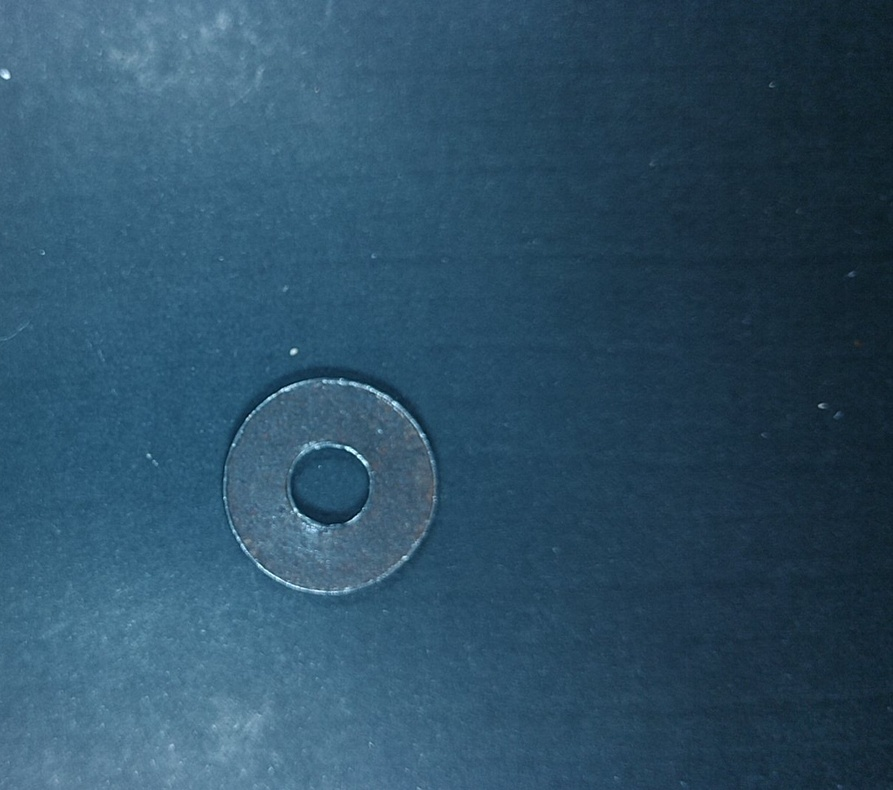
#> input picture Data Base/ZArandelas/photo0.jpg, 893 x 790 px, shrunk from 1220 x 1080 before the run, found by its file name
$ python contadorObj2.py
#> lines starting #> are read from the running program, lines starting #| are printed output that depends on the picture; after the words box and inside, x2 and y2 are one past the last pixel; in counts of white or black regions, pixels touching at a corner belong together
import cv2

imagen = cv2.imread('Data Base/YTrain/ZArandelas/photo0.jpg')
#> imagen is the input picture: shape (790, 893, 3); mean B, G, R 102.7, 80.2, 46
# [4 lines of commented-out code are left out]

grises = cv2.cvtColor(imagen, cv2.COLOR_BGR2GRAY)
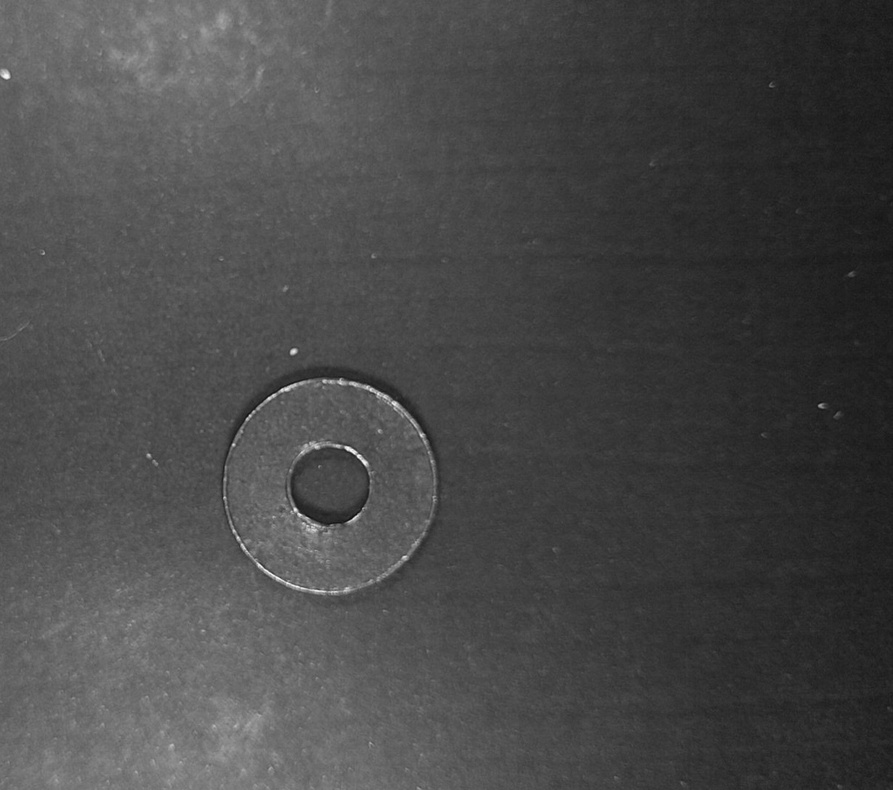
#> grises: shape (790, 893); min 16, max 245, mean 72.5
_,th =  cv2.threshold(grises, 240, 255, cv2.THRESH_BINARY_INV)
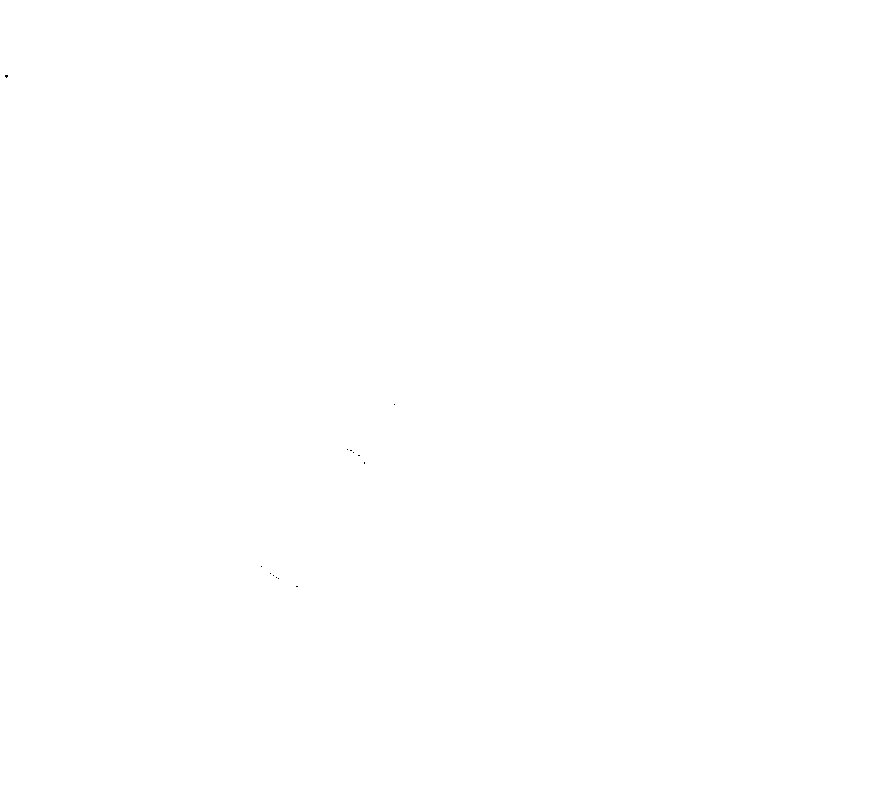
#> th: shape (790, 893); 100% white; black in thin lines or dots, all inside (x1, y1, x2, y2) = (5, 75, 395, 587)

#Para OpenCV 4
cnts,_ = cv2.findContours(th, cv2.RETR_EXTERNAL,
	cv2.CHAIN_APPROX_SIMPLE)
#> cnts = [[[0, 0], [0, 789], [892, 789], [892, 0]]]

cv2.drawContours(imagen, cnts, -1, (255,0,0),2)
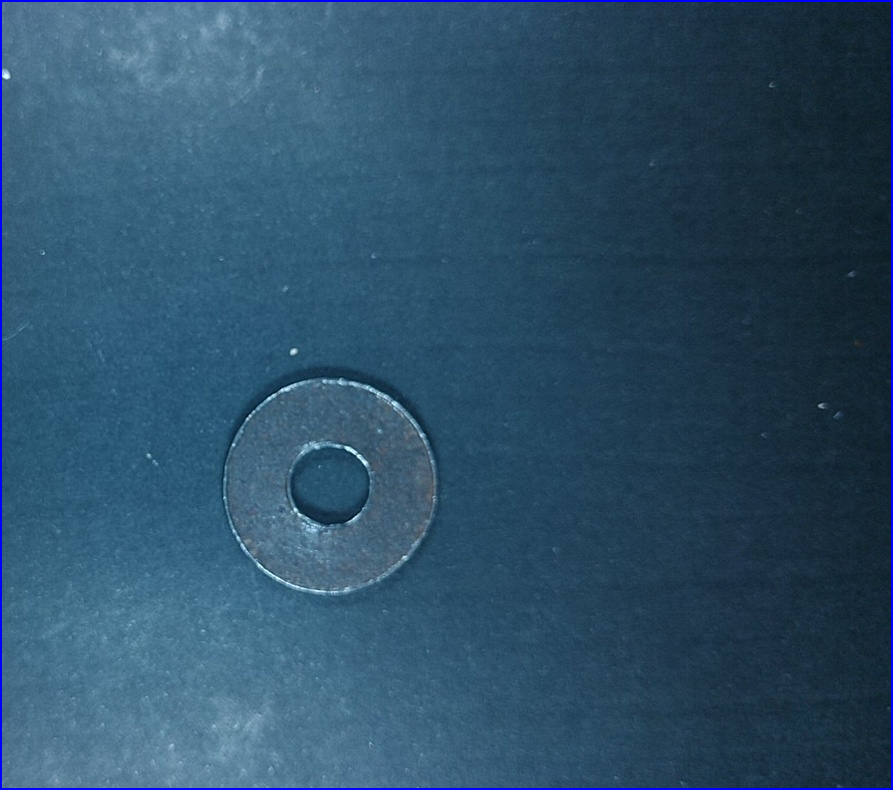
#> imagen: shape (790, 893, 3); 0.95% of pixels changed, all inside (x1, y1, x2, y2) = (0, 0, 893, 790)
#print('Contornos: ', len(cnts))

font = cv2.FONT_HERSHEY_SIMPLEX
i=0
for c in cnts:
	M=cv2.moments(c)
	if (M["m00"]==0): M["m00"]=1
	x=int(M["m10"]/M["m00"])
	y=int(M['m01']/M['m00'])

	mensaje = 'Num :' + str(i+1)
	cv2.putText(imagen,mensaje,(x-40,y),font,0.75,
		(255,0,0),2,cv2.LINE_AA)
	cv2.drawContours(imagen, [c], 0, (255,0,0),2)
	cv2.waitKey(0)
	i = i+1
#> this loop made 1 pass
#> (c, x, y, mensaje, i) on pass 1: ([[0, 0], [0, 789], [892, 789], [892, 0]], 446, 394, 'Num :1', 1)
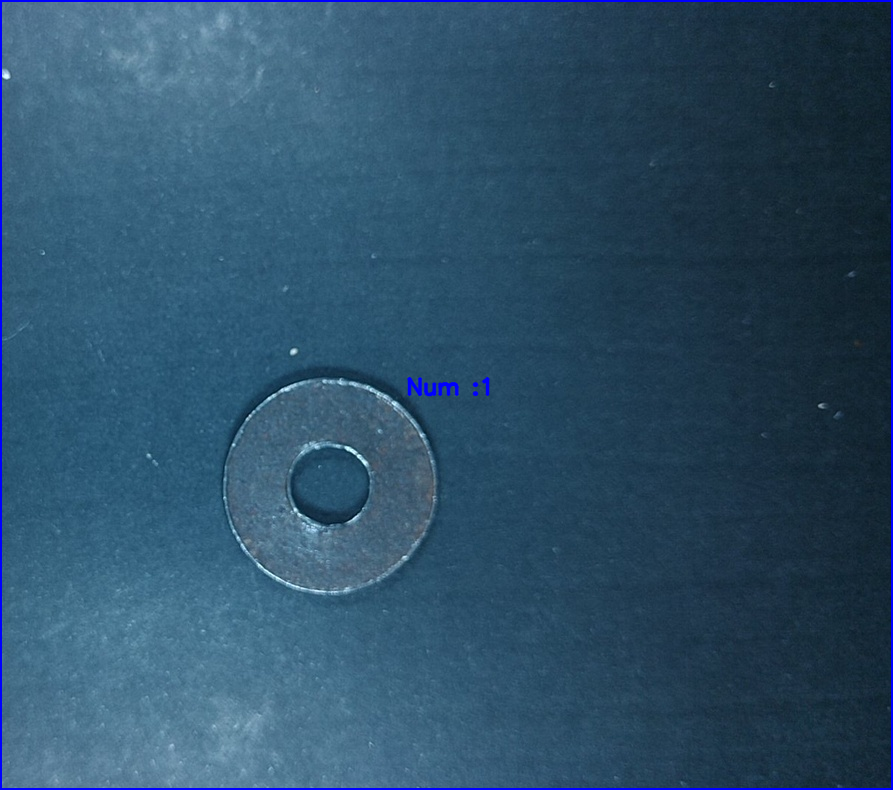
#> imagen: shape (790, 893, 3); 0.12% of pixels changed, all inside (x1, y1, x2, y2) = (406, 377, 491, 397)
#> after the loop, i = 1

#path="/home/carlos/Documentos/Image-Classifier/ejemplos/"
#fileb="contadorObj2.jpg"
path="/home/carlos/Documentos/Image-Classifier/Figures/"
fileb="Figure_26.png"

cv2.imwrite(path + fileb, imagen)
cv2.destroyAllWindows()
